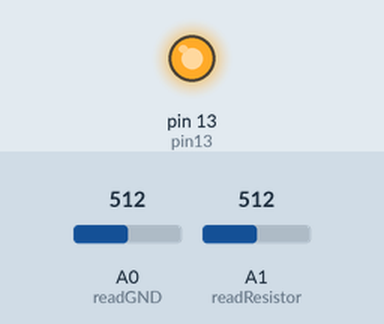
Recording of a sketch running on a simulated Arduino Uno, built with avr-gcc and run on an emulated ATmega328P. Shown: output pins drawn as LEDs (lit = HIGH). The inputs (shaded band) are chosen by the test bench; at power-on: A0 (readGND) = 512, A1 (readResistor) = 512. What the sketch prints to the serial monitor is not drawn.

Above: at 0.1 s.
Timing chart, 0 to 1.6 s (numbered marks = the images above):
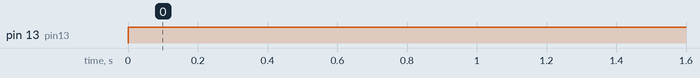

The sketch:

analogic_reading.ino
```cpp
int delayTime = 500;
int pin13 = 13;
int P13voltage = 255; // Set the voltage between 5v & 0v (through 0 to 255)
int readGND = A0; // Ground voltage reading input
int readResistor = A1; // Resistor voltage reading input
float read_g; // Voltage readed from the ground pin (Not the actual voltage value)
float read_r; // Voltage readed from the resistor (Not the actual voltage value)
float Vg; // Actual voltage value from the ground pin
float Vr; // Actual voltage value from the resistor

void setup(){
pinMode(pin13,OUTPUT);
pinMode(readGND,INPUT);
pinMode(readResistor,INPUT);
Serial.begin(9600); // Setting the serial transference speed (baud rate)
}

void loop(){
 analogWrite(pin13,P13voltage); // Setting the average voltage comming from pin 13 (that means it isn't exactly the selected value, instead, an average based on multiple 5v and 0v steps)
 read_g = analogRead(readGND);
 read_r = analogRead(readResistor);
 Vg = (5./1023.)*read_g; // Value convertion
 Vr = (5./1023.)*read_r; // Value convertion
 Serial.print(Vg);
 Serial.print(" ");
 Serial.println(Vr);
 delay(delayTime);
}
```

Measured:
- by itself, pin 13 (pin13): LOW → HIGH at 0.00 s
